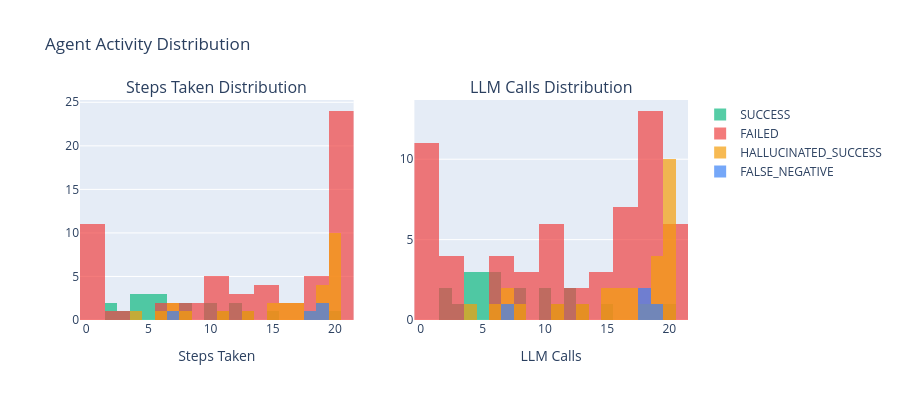

Write notebook code for a chart like this one.
### Code cell
# ── Steps & LLM calls distribution ──
fig = make_subplots(rows=1, cols=2,
                    subplot_titles=['Steps Taken Distribution', 'LLM Calls Distribution'])

for status, color in [('SUCCESS', '#10B981'), ('FAILED', '#EF4444'), ('HALLUCINATED_SUCCESS', '#F59E0B'), ('FALSE_NEGATIVE', '#3B82F6')]:
    subset = df[df['corrected_status'] == status]
    fig.add_trace(go.Histogram(
        x=subset['steps_taken'], name=status,
        marker_color=color, opacity=0.7, nbinsx=20
    ), row=1, col=1)
    fig.add_trace(go.Histogram(
        x=subset['llm_calls'], name=status,
        marker_color=color, opacity=0.7, nbinsx=20,
        showlegend=False
    ), row=1, col=2)

fig.update_layout(title_text='Agent Activity Distribution', height=400, barmode='overlay')
fig.update_xaxes(title_text='Steps Taken', row=1, col=1)
fig.update_xaxes(title_text='LLM Calls', row=1, col=2)
fig.show()

### Figure 1 — Plotly figure (JSON) as saved in the notebook; plotly's stock layout.template omitted (floating-point values rounded to 4 significant figures)
{"data": [{"marker": {"color": "#10B981"}, "name": "SUCCESS", "nbinsx": 20, "opacity": 0.7, "type": "histogram", "x": [3, 12, 4, 10, 15, 8, 4, 12, 6, 2, 6, 5, 20, 5, 5, 13, 11, 4, 10, 2, 6, 8], "xaxis": "x", "yaxis": "y"}, {"marker": {"color": "#10B981"}, "name": "SUCCESS", "nbinsx": 20, "opacity": 0.7, "showlegend": false, "type": "histogram", "x": [3, 12, 4, 10, 15, 8, 4, 12, 6, 2, 6, 5, 20, 5, 5, 13, 11, 4, 10, 2, 6, 8], "xaxis": "x2", "yaxis": "y2"}, {"marker": {"color": "#EF4444"}, "name": "FAILED", "nbinsx": 20, "opacity": 0.7, "type": "histogram", "x": [0, 0, 12, 20, 17, 21, 0, 18, 0, 20, 13, 20, 20, 0, 20, 7, 20, 11, 0, 0, 21, 18, 10, 20, 18, 0, 20, 7, 20, 21, 0, 20, 3, 20, 11, 0, 0, 20, 14, 20, 20, 20, 20, 20, 19, 20, 8, 9, 15, 20, 15, 11, 10, 15, 20, 20, 12, 16, 18], "xaxis": "x", "yaxis": "y"}, {"marker": {"color": "#EF4444"}, "name": "FAILED", "nbinsx": 20, "opacity": 0.7, "showlegend": false, "type": "histogram", "x": [0, 0, 7, 18, 17, 19, 0, 18, 0, 16, 8, 18, 16, 0, 17, 2, 18, 6, 0, 0, 10, 18, 10, 20, 12, 0, 19, 2, 19, 13, 0, 19, 3, 20, 6, 0, 0, 17, 8, 19, 18, 19, 14, 16, 19, 20, 3, 9, 15, 20, 10, 11, 10, 15, 20, 20, 7, 11, 17], "xaxis": "x2", "yaxis": "y2"}, {"marker": {"color": "#F59E0B"}, "name": "HALLUCINATED_SUCCESS", "nbinsx": 20, "opacity": 0.7, "type": "histogram", "x": [20, 15, 20, 19, 18, 20, 20, 11, 7, 17, 19, 20, 6, 16, 20, 8, 17, 19, 13, 20, 20, 15, 20, 19, 16, 4, 7, 20], "xaxis": "x", "yaxis": "y"}, {"marker": {"color": "#F59E0B"}, "name": "HALLUCINATED_SUCCESS", "nbinsx": 20, "opacity": 0.7, "showlegend": false, "type": "histogram", "x": [20, 15, 20, 19, 18, 20, 20, 11, 7, 17, 19, 20, 6, 16, 20, 8, 17, 19, 13, 20, 20, 15, 20, 19, 16, 4, 7, 20], "xaxis": "x2", "yaxis": "y2"}, {"marker": {"color": "#3B82F6"}, "name": "FALSE_NEGATIVE", "nbinsx": 20, "opacity": 0.7, "type": "histogram", "x": [19, 19, 18, 7], "xaxis": "x", "yaxis": "y"}, {"marker": {"color": "#3B82F6"}, "name": "FALSE_NEGATIVE", "nbinsx": 20, "opacity": 0.7, "showlegend": false, "type": "histogram", "x": [18, 19, 18, 7], "xaxis": "x2", "yaxis": "y2"}], "layout": {"annotations": [{"font": {"size": 16}, "showarrow": false, "text": "Steps Taken Distribution", "x": 0.225, "xanchor": "center", "xref": "paper", "y": 1, "yanchor": "bottom", "yref": "paper"}, {"font": {"size": 16}, "showarrow": false, "text": "LLM Calls Distribution", "x": 0.775, "xanchor": "center", "xref": "paper", "y": 1, "yanchor": "bottom", "yref": "paper"}], "barmode": "overlay", "height": 400, "title": {"text": "Agent Activity Distribution"}, "xaxis": {"anchor": "y", "domain": [0, 0.45], "title": {"text": "Steps Taken"}}, "xaxis2": {"anchor": "y2", "domain": [0.55, 1], "title": {"text": "LLM Calls"}}, "yaxis": {"anchor": "x", "domain": [0, 1]}, "yaxis2": {"anchor": "x2", "domain": [0, 1]}}}
